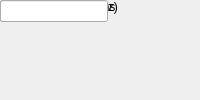
<?xml version="1.0" encoding="UTF-8"?>
<ui version="4.0">
 <class>MainWindow</class>
 <widget class="QMainWindow" name="MainWindow">
  <property name="windowTitle"><string>adc_5g_e2v</string></property>
  <widget class="QWidget" name="centralwidget">
   <!-- NOTE: this is a simplified structural mirror of the generated
        <module>_ui.py, not a full round-trip Designer file. Regenerate
        both from the same spec if you need to edit layout by hand. -->
       <widget class="QLabel" name="label_adc_mode">
     <property name="text"><string>ADC Work mode</string></property>
    </widget>
       <widget class="QComboBox" name="adc_mode">
     <item><property name="text"><string>1-Channel</string></property></item>
     <item><property name="text"><string>2-Channel</string></property></item>
     <item><property name="text"><string>4-Channel</string></property></item>
    </widget>
       <widget class="QLabel" name="label_output_mode">
     <property name="text"><string>ADC Output mode</string></property>
    </widget>
       <widget class="QComboBox" name="output_mode">
     <item><property name="text"><string>normal mode</string></property></item>
     <item><property name="text"><string>test mode</string></property></item>
    </widget>
       <widget class="QLabel" name="label_chips_num">
     <property name="text"><string>Number of ADC chips</string></property>
    </widget>
       <widget class="QComboBox" name="chips_num">
     <item><property name="text"><string>1</string></property></item>
     <item><property name="text"><string>2</string></property></item>
    </widget>
       <widget class="QLabel" name="label_adc_loc">
     <property name="text"><string>ADC board location</string></property>
    </widget>
       <widget class="QComboBox" name="adc_loc">
     <item><property name="text"><string>FMC1</string></property></item>
     <item><property name="text"><string>FMC2</string></property></item>
    </widget>
       <widget class="QLabel" name="label_f_sample">
     <property name="text"><string>ADC Clock Rate(Mhz)</string></property>
    </widget>
       <widget class="QLineEdit" name="f_sample"/>
  </widget>
 </widget>
 <resources/>
 <connections/>
</ui>
